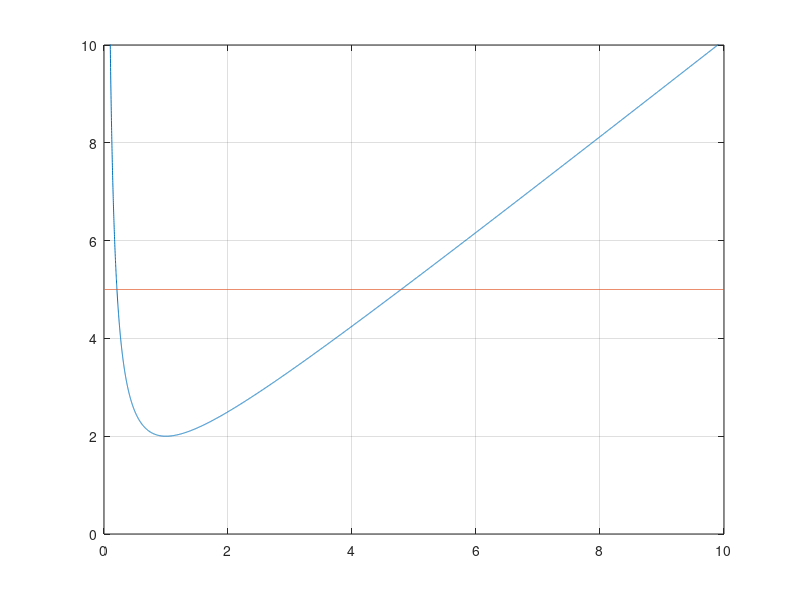

This chart was generated by the following MATLAB code:
% Problem #1
clc
% Graph
x = (0.01:0.001:10)';
y1 = x + 1 ./ x;
y2 = 5 + (0 .* x);
plot(x,[y1,y2])
ylim([0,10])
grid

function [e] = Prob1(x)
y = x + 1/x;
e = y - 5;
end
% Find & print solution
x3 = 2;
for i=1:10
    x1 = x3;
    y1 = Prob1(x1);
    x2 = x1 + 0.001;
    y2 = Prob1(x2);
    x3 = x1 - (x2-x1)/(y2-y1) * y1;
    if y1 == 0
        %disp([i, x1, y1]);
        disp(x1)
        break
    end
end